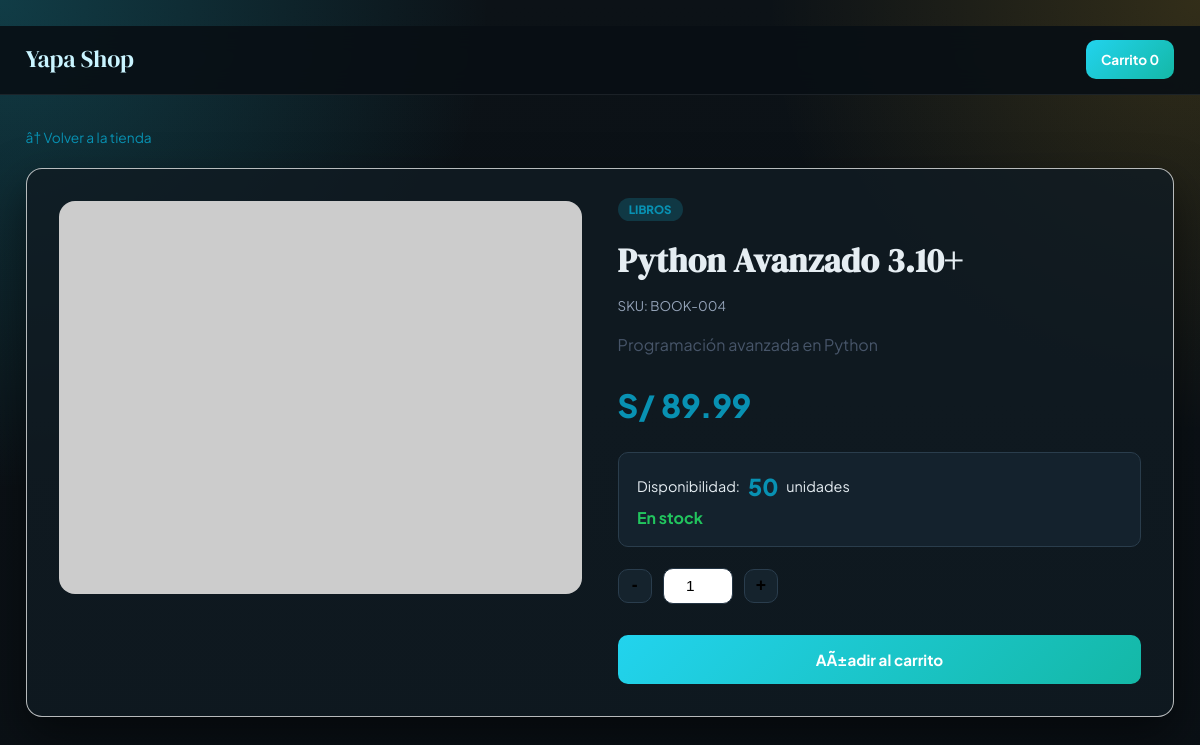
The page /store/product/4 on the database its author committed.
### models.py (models this page shows, shortened)
class Product(db.Model):
    __tablename__ = 'products'
    id = db.Column(db.Integer, primary_key=True)
    sku = db.Column(db.String(50), unique=True, nullable=False)
    name = db.Column(db.String(200), nullable=False)
    category = db.Column(db.String(100), default='General')
    price = db.Column(db.Float, nullable=False, default=0.0)
    stock = db.Column(db.Integer, nullable=False, default=0)
    description = db.Column(db.Text, default='')
    image_url = db.Column(db.String(500), default='')
    created_at = db.Column(db.DateTime, default=datetime.utcnow)
    updated_at = db.Column(db.DateTime, default=datetime.utcnow, onupdate=datetime.utcnow)

### app.py (the view)
@app.route('/store/product/<int:product_id>')
def store_product_detail(product_id):
    product = Product.query.get_or_404(product_id)
    return render_template('store/product_detail.html', product=product)

### app.py (called while the page is built, shortened)
def current_admin_user():
    return session.get('admin_user', 'anonymous')

def current_admin_role():
    return session.get('admin_role', 'guest')

def ensure_csrf_token():
    token = session.get('csrf_token')
    if not token:
        token = secrets.token_hex(16)
        session['csrf_token'] = token
    return token

@app.context_processor
def inject_session_context():
    return {
        'csrf_token': ensure_csrf_token(),
        'admin_role': current_admin_role(),
        'admin_user': current_admin_user(),
        'product_image_src': product_image_src,
        'product_image_proxy_src': product_image_proxy_src
    }

def _normalize_external_url(raw_url: str) -> str:
    if not raw_url:
        return ''
    value = raw_url.strip()
    if not value:
        return ''
    if value.startswith('//'):
        return f'https:{value}'
    parsed = urlparse(value)
    if not parsed.scheme:
        return f'https://{value}'
    return value

def product_image_src(raw_url: str) -> str:
    if not raw_url:
        return ''
    value = _normalize_external_url(raw_url)
    if not value:
        return ''
    if value.startswith('data:') or value.startswith('/'):
        return value
    parsed = urlparse(value)
    if parsed.scheme in ('http', 'https'):
        return value
    return value

def product_image_proxy_src(raw_url: str) -> str:
    value = _normalize_external_url(raw_url)
    if not value:
        return ''
    parsed = urlparse(value)
    if parsed.scheme in ('http', 'https'):
        return url_for('media_product_image', src=value)
    return value

@app.before_request
def enforce_admin_csrf():
    return None

@app.after_request
def set_security_headers(response):
    response.headers['X-Content-Type-Options'] = 'nosniff'
    response.headers['X-Frame-Options'] = 'SAMEORIGIN'
    response.headers['Referrer-Policy'] = 'strict-origin-when-cross-origin'
    response.headers['X-XSS-Protection'] = '1; mode=block'
    csp = (
        "default-src 'self' https: data: 'unsafe-inline' 'unsafe-eval'; "
        "img-src 'self' https: http: data: blob:"
    )
    response.headers['Content-Security-Policy'] = csp
    return response

### templates/store/product_detail.html (shortened to what this page needs)
﻿<!DOCTYPE html>
<html lang="es">
<head>
    <link rel="stylesheet" href="{{ url_for('static', filename='css/style.css') }}">
</head>
<body class="store-page">
    <header class="store-header">
        <div class="header-inner">
            <a href="{{ url_for('store_home') }}" class="store-logo">Yapa Shop</a>
            <div class="header-right">
                <a href="{{ url_for('store_cart') }}" class="cart-btn" id="btn-cart">
                    Carrito <span id="cart-count">0</span>
                </a>
            </div>
        </div>
    </header>
    <main class="product-detail-page">
        <a href="{{ url_for('store_home') }}" class="breadcrumb" id="breadcrumb-home">â† Volver a la tienda</a>
        <div class="product-detail-container">
            <div class="product-detail-image">
                {% if product.image_url %}
                    <img src="{{ product_image_src(product.image_url) }}"
                         data-proxy-src="{{ product_image_proxy_src(product.image_url) }}"
                         alt="{{ product.name }}"
                         id="product-main-image"
                         class="remote-image">
                {% else %}
                    <div class="image-placeholder-large">Producto</div>
                {% endif %}
            </div>
            <div class="product-detail-info">
                <span class="product-category-tag" id="product-category">{{ product.category }}</span>
                <h1 class="product-detail-name" id="product-name">{{ product.name }}</h1>
                <p class="product-sku" id="product-sku">SKU: {{ product.sku }}</p>
                <p class="product-description" id="product-description">{{ product.description }}</p>
                <div class="product-detail-price" id="product-price">S/ {{ "%.2f"|format(product.price) }}</div>
                <div class="stock-realtime-container">
                    <div class="stock-counter" id="stock-display">
                        <span class="stock-label">Disponibilidad:</span>
                        <span class="stock-value" id="stock-count">{{ product.stock }}</span>
                        <span class="stock-unit">unidades</span>
                    </div>
                    <div class="stock-status" id="stock-status-text">
                        {% if product.stock > 0 %}
                            <span class="status-available">En stock</span>
                        {% else %}
                            <span class="status-outofstock">Agotado</span>
                        {% endif %}
                    </div>
                </div>
                <div class="add-to-cart-container">
                    <div class="qty-selector">
                        <button onclick="changeQty(-1)" id="btn-qty-decrease">-</button>
                        <input type="number" id="qty-input" value="1" min="1"
                               max="{{ product.stock }}" {% if product.stock == 0 %}disabled{% endif %}>
                        <button onclick="changeQty(1)" id="btn-qty-increase">+</button>
                    </div>
                    <button class="btn-add-to-cart-detail
                            {% if product.stock == 0 %}btn-out-of-stock{% else %}btn-available{% endif %}"
                            id="btn-add-to-cart"
                            data-product-id="{{ product.id }}"
                            onclick="addToCartDetail()">
                        {% if product.stock == 0 %}Sin Stock{% else %}AÃ±adir al carrito{% endif %}
                    </button>
                </div>
            </div>
        </div>
    </main>
</body>
</html>

### static/css/style.css (style rules this page uses)
:root { --primary: #22d3ee; --primary-dark: #0891b2; --primary-soft: #103844; --success: #22c55e; --danger: #ef4444; --warning: #f59e0b; --accent: #fbbf24; --text: #e5edf2; --text-muted: #94a3b8; --bg: #0c1217; --bg-deep: #0f1a21; --card-bg: rgba(17, 27, 35, 0.82); --border: #243544; --sidebar-bg: #0b1218; --sidebar-text: #b8c9d6; --shadow: 0 10px 30px rgba(0, 0, 0, 0.35); --shadow-lg: 0 18px 45px rgba(0, 0, 0, 0.5); --radius: 16px; --radius-sm: 10px; }
* { box-sizing: border-box; margin: 0; padding: 0; }
body { font-family: 'Plus Jakarta Sans', sans-serif; color: var(--text); line-height: 1.6; background: radial-gradient(circle at 0% 0%, rgba(34, 211, 238, 0.22), transparent 34%), radial-gradient(circle at 100% 0%, rgba(251, 191, 36, 0.16), transparent 30%), linear-gradient(180deg, #0c1217 0%, #0a1015 100%); }
h1, h2, h3 { font-family: 'DM Serif Display', serif; letter-spacing: 0.2px; }
.store-header { position: sticky; top: 0; z-index: 100; backdrop-filter: blur(12px); background: rgba(8, 15, 21, 0.9); border-bottom: 1px solid rgba(255,255,255,.08); }
.header-inner { display: flex; align-items: center; gap: 1.3rem; max-width: 1400px; margin: 0 auto; padding: .9rem 1.6rem; }
.store-logo { font-family: 'DM Serif Display', serif; font-size: 1.5rem; font-weight: 400; color: #c9f4ff; text-decoration: none; }
.header-right { display: flex; gap: .8rem; align-items: center; margin-left: auto; }
.cart-btn { padding: .55rem .95rem; background: linear-gradient(135deg, var(--primary), #14b8a6); color: #fff; text-decoration: none; border-radius: var(--radius-sm); font-weight: 700; font-size: .85rem; }
.btn-add-to-cart, .btn-add-to-cart-detail { padding: .58rem .95rem; border-radius: var(--radius-sm); font-family: inherit; font-size: .84rem; font-weight: 700; cursor: pointer; border: none; transition: all .2s; }
.btn-available { background: linear-gradient(135deg, var(--primary), #14b8a6); color: #fff; }
.btn-add-to-cart-detail { width: 100%; padding: .95rem; font-size: .95rem; margin-top: 1rem; }
.product-detail-page { max-width: 1200px; margin: 2rem auto; padding: 0 1.6rem; }
.breadcrumb { color: var(--primary-dark); text-decoration: none; font-size: .86rem; display: block; margin-bottom: 1.2rem; }
.product-detail-container { display: grid; grid-template-columns: 1fr 1fr; gap: 2.2rem; background: var(--card-bg); padding: 2rem; border-radius: var(--radius); box-shadow: var(--shadow-lg); border: 1px solid rgba(255,255,255,.7); }
.product-detail-image img { width: 100%; border-radius: var(--radius); }
.product-category-tag { font-size: .72rem; font-weight: 800; text-transform: uppercase; color: var(--primary-dark); background: var(--primary-soft); padding: .26rem .7rem; border-radius: 999px; }
.product-detail-name { font-size: 2.1rem; margin: .9rem 0 .45rem; }
.product-sku { color: var(--text-muted); font-size: .83rem; margin-bottom: .95rem; }
.product-description { color: #475569; line-height: 1.75; margin-bottom: 1.3rem; }
.product-detail-price { font-size: 2rem; font-weight: 800; color: var(--primary-dark); margin-bottom: 1.3rem; }
.stock-realtime-container { background: #14222d; padding: .95rem 1.15rem; border-radius: var(--radius-sm); margin-bottom: 1.3rem; border: 1px solid #2a3d4c; }
.stock-counter { display: flex; align-items: center; gap: .5rem; font-size: .9rem; }
.stock-value { font-size: 1.45rem; font-weight: 800; color: var(--primary-dark); }
.status-available { color: var(--success); font-weight: 700; }
.qty-selector { display: flex; align-items: center; gap: .7rem; margin-bottom: .95rem; }
.qty-selector button { width: 34px; height: 34px; background: #15232d; border: 1.5px solid #2a3d4d; border-radius: var(--radius-sm); font-size: 1.1rem; cursor: pointer; font-weight: 700; }
.qty-selector input { width: 70px; text-align: center; padding: .5rem; border: 1.5px solid var(--border); border-radius: var(--radius-sm); font-size: .96rem; }

### rows shown on the page
Product: category "LIBROS", name "Python Avanzado 3.10+", sku "BOOK-004", description "Programación avanzada en Python", price "89.99", stock "50", stock "1"
